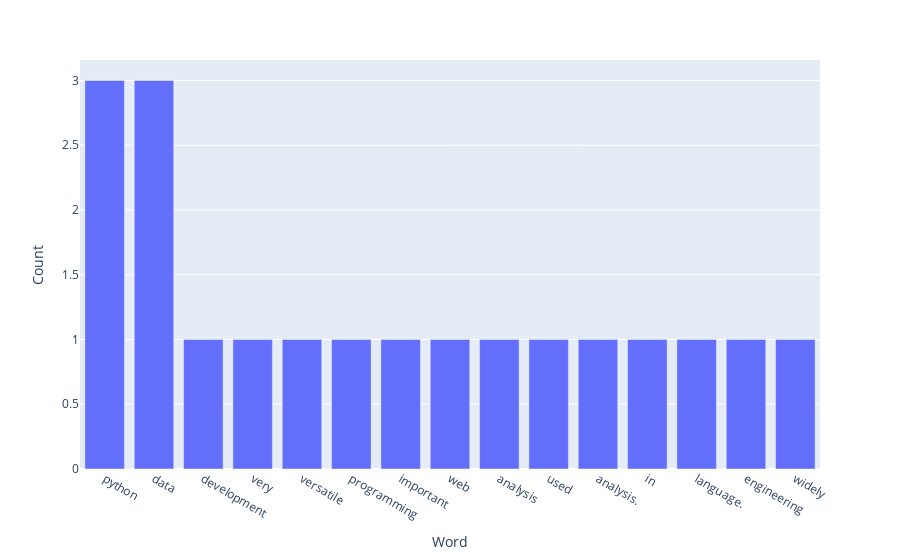

This figure's notebook cell:
### Code cell
text_de_python_2.display_plot()

### Figure 1 — Plotly figure (JSON) as saved in the notebook; plotly's stock layout.template omitted (floating-point values rounded to 4 significant figures)
{"data": [{"alignmentgroup": "True", "hovertemplate": "Word=%{x}<br>Count=%{y}<extra></extra>", "legendgroup": "", "marker": {"color": "#636efa", "pattern": {"shape": ""}}, "name": "", "offsetgroup": "", "orientation": "v", "showlegend": false, "textposition": "auto", "type": "bar", "x": ["python", "data", "development", "very", "versatile", "programming", "important", "web", "analysis", "used", "analysis.", "in", "language.", "engineering", "widely"], "xaxis": "x", "y": [3, 3, 1, 1, 1, 1, 1, 1, 1, 1, 1, 1, 1, 1, 1], "yaxis": "y"}], "layout": {"barmode": "relative", "legend": {"tracegroupgap": 0}, "margin": {"t": 60}, "xaxis": {"anchor": "y", "domain": [0, 1], "title": {"text": "Word"}}, "yaxis": {"anchor": "x", "domain": [0, 1], "title": {"text": "Count"}}}}
